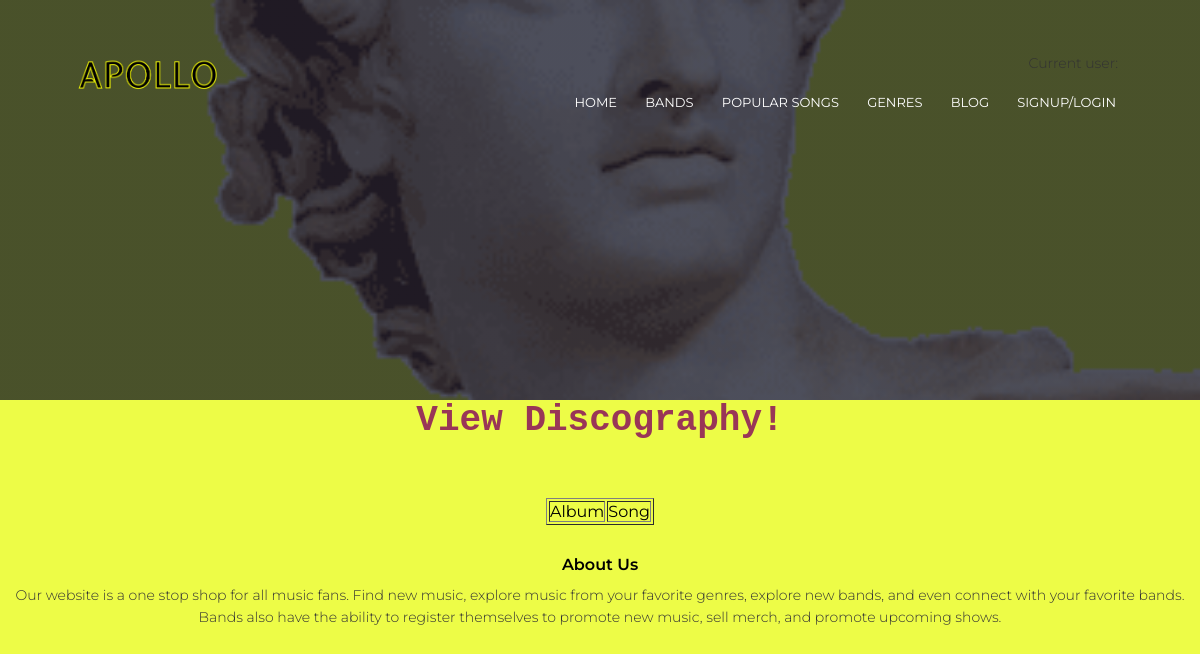
The page /show_discog/3 on the database as committed earlier.
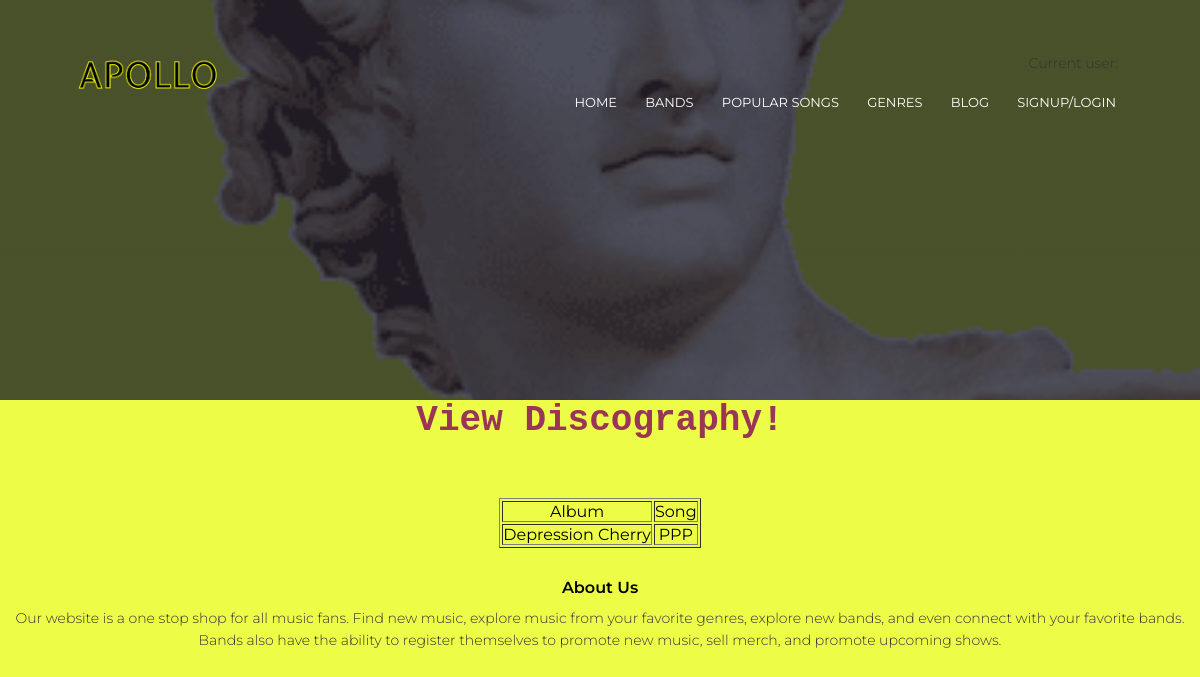
The same page on the database as committed later.
### models.py (models this page shows)
class Discography(db.Model):
    __tablename__ = 'discography'
    id = db.Column(db.Integer, primary_key=True)
    user_id = db.Column(db.Integer)
    album = db.Column(db.String(100))
    song = db.Column(db.String(100))

### main.py (the view)
@main.route('/show_discog/<int:bid>', methods=['GET','POST'])
def display_discog(bid):
    all_discography = Discography.query.filter_by(user_id=bid)
    return render_template('display-discography.html',rows=all_discography, bid=bid)

### templates/display-discography.html (shortened to what this page needs)
{% extends "header.html" %}
{% block content %}
<body style="background-color: #edfc47;">
    <h1 style="color:#993657; text-align: center; font-family: 'Courier New', monospace;"> View Discography!</h1>
   <br><br><br>
   <table border=1 style="margin-left: auto; margin-right: auto; text-align: center;">
       <thead>
          <td>Album</td>
          <td>Song</td>
       </thead>
       {% for row in rows %}
          <tr>
             <td>{{row["album"]}}</td>
             <td>{{row["song"]}}</td>
          </tr>
       {% endfor %}
   </table>
</body>
{% endblock %}

Rows that differ between the two databases and show on the page:
added Discography: album "Depression Cherry", song "PPP"
